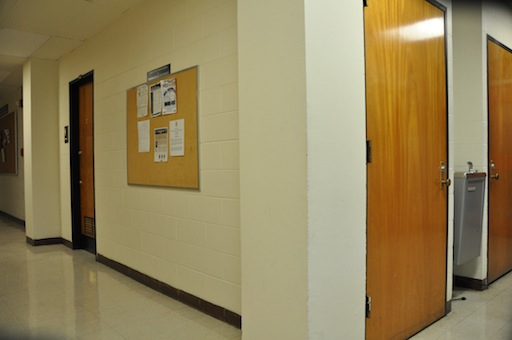
#> input picture DanaHallWay1/DSC_0281.JPG, 512 x 340 px; its folder holds only this picture in this run
$ jupyter execute --allow-errors proj.ipynb   (older library calls are emulated)
#> lines starting #> are read from the running program, lines starting #| are printed output that depends on the picture
[cell 1]
import numpy as np
import matplotlib.pyplot as plt
import os
import cv2
from random import randint, choice, choices
from math import sqrt

[cell 2]
# Load the images
def load_images(DIR):
#> called with DIR = 'DanaHallWay1'
    fn = [os.path.join(DIR, f) for f in sorted(os.listdir(DIR)) if f.endswith(".JPG")]
    return np.array([cv2.imread(f) for f in fn]), np.array(
        [cv2.imread(f, 0) for f in fn]
    )


$ run again, on DanaHallWay1/DSC_0282.JPG
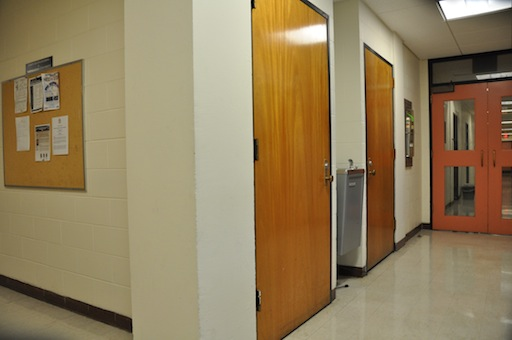
#> input picture DanaHallWay1/DSC_0282.JPG, 512 x 340 px

$ run again, on DanaHallWay1/DSC_0283.JPG
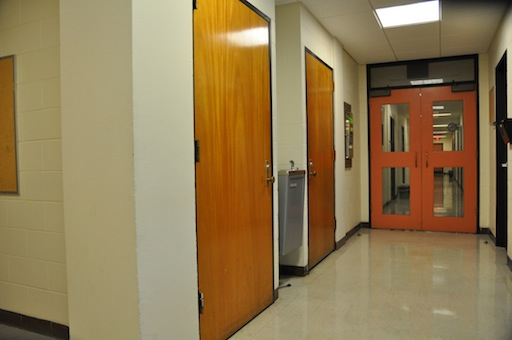
#> input picture DanaHallWay1/DSC_0283.JPG, 512 x 340 px
